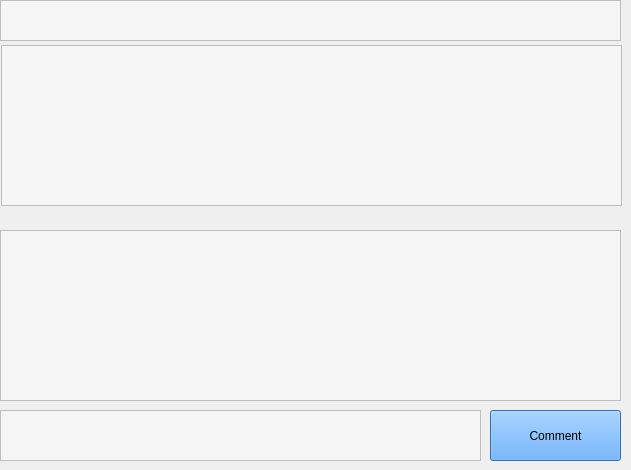
    <widget class="QWidget" name="postView">
     <widget class="QListView" name="comments">
      <property name="geometry">
       <rect>
        <x>0</x>
        <y>230</y>
        <width>621</width>
        <height>171</height>
       </rect>
      </property>
      <property name="font">
       <font>
        <pointsize>13</pointsize>
        <bold>false</bold>
        <stylestrategy>PreferAntialias</stylestrategy>
        <kerning>true</kerning>
       </font>
      </property>
      <property name="autoFillBackground">
       <bool>true</bool>
      </property>
      <property name="styleSheet">
       <string notr="true">background: rgb(245, 245, 245);</string>
      </property>
      <property name="editTriggers">
       <set>QAbstractItemView::NoEditTriggers</set>
      </property>
      <property name="isWrapping" stdset="0">
       <bool>false</bool>
      </property>
      <property name="wordWrap">
       <bool>true</bool>
      </property>
     </widget>
     <widget class="QTextBrowser" name="viewPost">
      <property name="geometry">
       <rect>
        <x>1</x>
        <y>45</y>
        <width>621</width>
        <height>161</height>
       </rect>
      </property>
      <property name="styleSheet">
       <string notr="true">background: rgb(245, 245, 245);</string>
      </property>
      <property name="html">
       <string>&lt;!DOCTYPE HTML PUBLIC &quot;-//W3C//DTD HTML 4.0//EN&quot; &quot;http://www.w3.org/TR/REC-html40/strict.dtd&quot;&gt;
&lt;html&gt;&lt;head&gt;&lt;meta name=&quot;qrichtext&quot; content=&quot;1&quot; /&gt;&lt;meta charset=&quot;utf-8&quot; /&gt;&lt;style type=&quot;text/css&quot;&gt;
p, li { white-space: pre-wrap; }
hr { height: 1px; border-width: 0; }
li.unchecked::marker { content: &quot;\2610&quot;; }
li.checked::marker { content: &quot;\2612&quot;; }
&lt;/style&gt;&lt;/head&gt;&lt;body style=&quot; font-family:'Ubuntu'; font-size:10pt; font-weight:400; font-style:normal;&quot;&gt;
&lt;p style=&quot;-qt-paragraph-type:empty; margin-top:0px; margin-bottom:0px; margin-left:0px; margin-right:0px; -qt-block-indent:0; text-indent:0px; font-family:'.AppleSystemUIFont'; font-size:13pt;&quot;&gt;&lt;br /&gt;&lt;/p&gt;&lt;/body&gt;&lt;/html&gt;</string>
      </property>
     </widget>
     <widget class="QLabel" name="commentLabel">
      <property name="geometry">
       <rect>
        <x>0</x>
        <y>210</y>
        <width>151</width>
        <height>20</height>
       </rect>
      </property>
      <property name="text">
       <string/>
      </property>
     </widget>
     <widget class="QTextBrowser" name="viewTitle">
      <property name="geometry">
       <rect>
        <x>0</x>
        <y>0</y>
        <width>621</width>
        <height>41</height>
       </rect>
      </property>
      <property name="font">
       <font>
        <pointsize>20</pointsize>
        <bold>true</bold>
       </font>
      </property>
      <property name="styleSheet">
       <string notr="true">background: rgb(245, 245, 245);
font-weight: bold;
color: black;</string>
      </property>
     </widget>
     <widget class="QPushButton" name="commentPublishButton">
      <property name="geometry">
       <rect>
        <x>490</x>
        <y>410</y>
        <width>131</width>
        <height>51</height>
       </rect>
      </property>
      <property name="styleSheet">
       <string notr="true">background: rgb(68, 153, 247);</string>
      </property>
      <property name="text">
       <string>Comment</string>
      </property>
     </widget>
     <widget class="QTextEdit" name="addComment">
      <property name="geometry">
       <rect>
        <x>0</x>
        <y>410</y>
        <width>481</width>
        <height>51</height>
       </rect>
      </property>
      <property name="styleSheet">
       <string notr="true">background: rgb(245, 245, 245);</string>
      </property>
     </widget>
    </widget>
